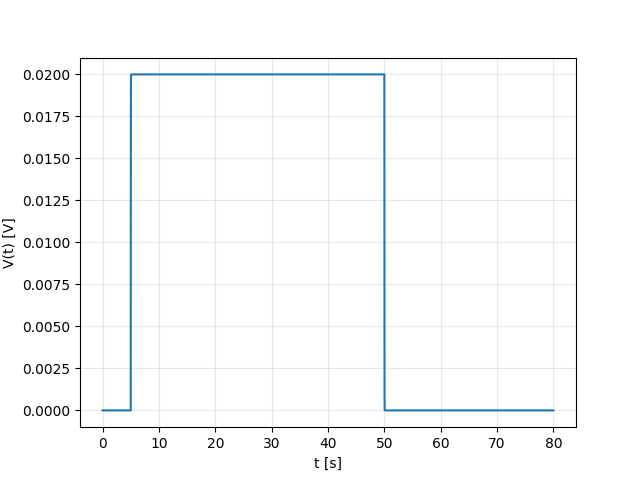

Source code (Python):
import numpy as np
import matplotlib.pyplot as plt
from utils import euler, eq_membrana

# Configurações
t0 = 0
tf = 80
h  = 1e-3
y0 = 0

# Função wrapper
def f(t, y):
    g_m = 100
    C_m = 1
    E = 0
    J_inj = 2 if t >= 5 and t < 50 else 0
    return eq_membrana(t, y, g_m, C_m, E, J_inj, SI=True)

# Resolver usando o método de Euler
sol = euler(f, t0, tf, y0, h)

# Plotar
plt.plot(sol[0], sol[1])
plt.xlabel("t [s]")
plt.ylabel("V(t) [V]")
plt.grid(True, alpha=.3)
plt.show()
